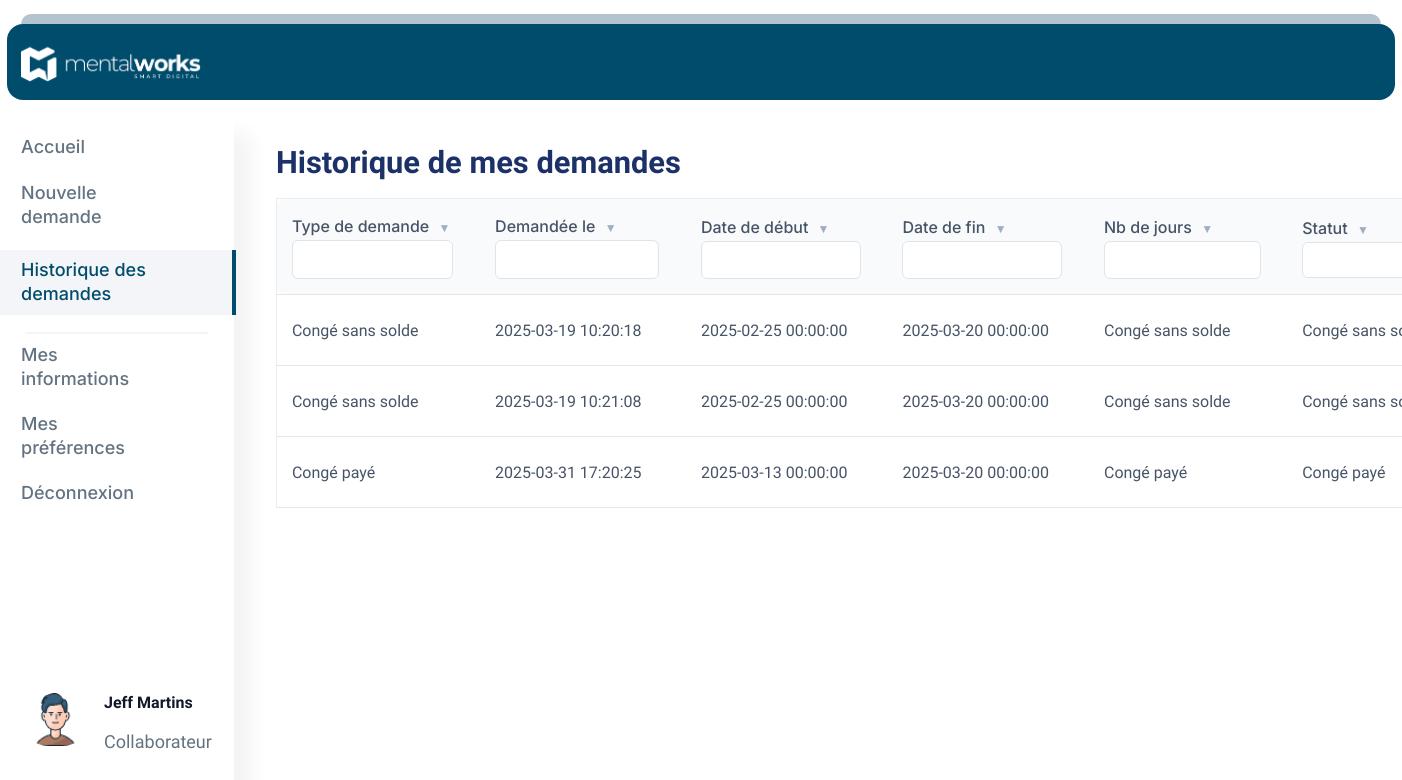
Page /historique.php (signed in) on the earlier database version.
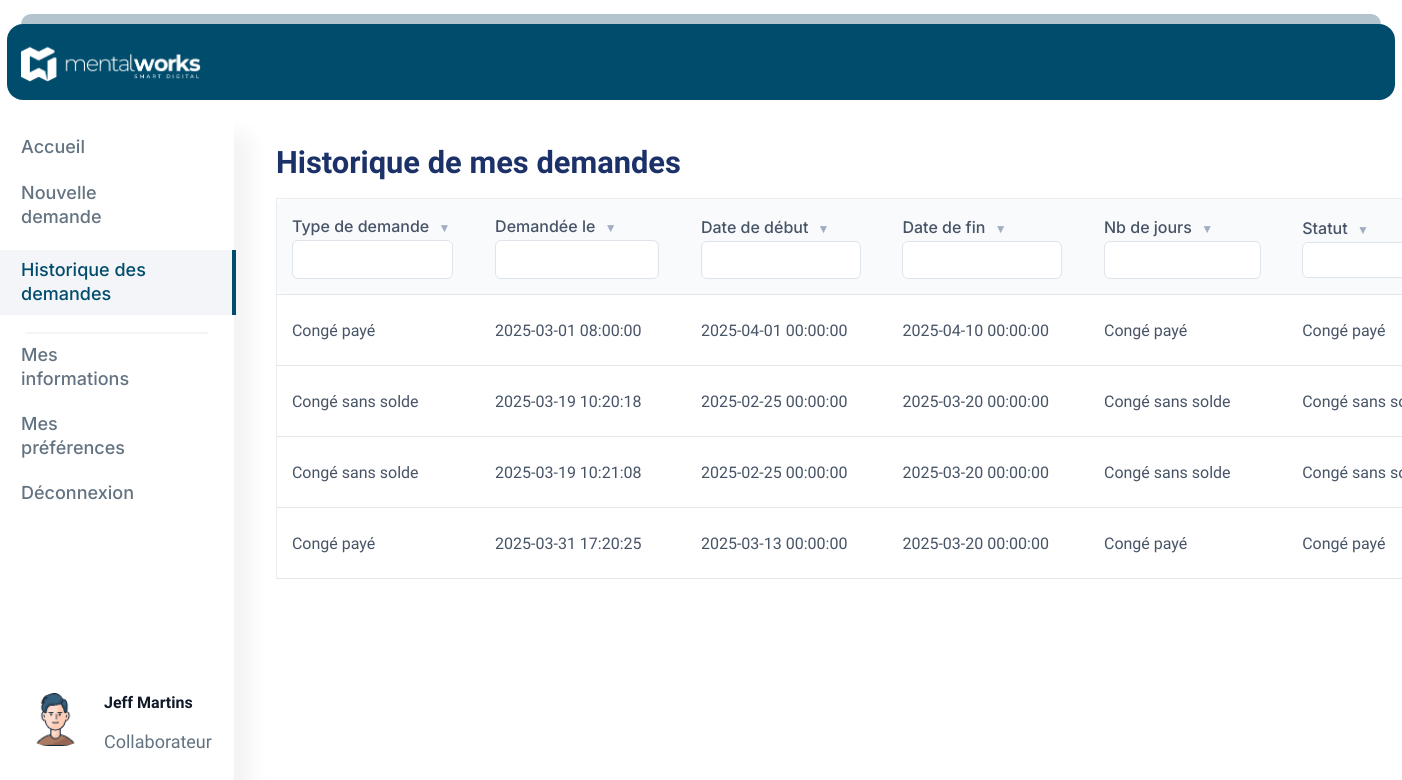
Same page on the later database version.
### tables this page shows
CREATE TABLE `request` (
  `id` int(11) NOT NULL,
  `request_type_id` int(11) NOT NULL,
  `collaborator_id` int(11) NOT NULL,
  `department_id` int(11) DEFAULT NULL,
  `created_at` datetime NOT NULL,
  `start_at` datetime NOT NULL,
  `end_at` datetime NOT NULL,
  `receipt_file` varchar(255) DEFAULT NULL,
  `comment` text DEFAULT NULL,
  `answer_comment` text DEFAULT NULL,
  `answer` tinyint(1) NOT NULL,
  `answer_at` datetime DEFAULT NULL
);

CREATE TABLE `request_type` (
  `id` int(11) NOT NULL,
  `name` varchar(255) NOT NULL
);

### historique.php (the view, shortened to what this page needs)
<?php
$order = 'asc';
$order = $_GET['order'] ?? $order ;
$demandes=[] ;
$user_id = $_SESSION['user_id'];
try {
    $pdo = new PDO('mysql:host=localhost;dbname=congefacile', 'root', '');
    $pdo->setAttribute(PDO::ATTR_ERRMODE, PDO::ERRMODE_EXCEPTION);
    $query = "SELECT
                request.request_type_id,
                request_type.name AS type_demande,
                request.created_at AS date_demande,
                request.start_at AS date_debut,
                request.end_at AS date_fin
              FROM request
              JOIN request_type ON request.request_type_id = request_type.id
              WHERE request.collaborator_id = :user_id";
    $stmt = $pdo->prepare($query);
    $stmt->bindParam(':user_id', $user_id, PDO::PARAM_INT);
    $stmt->execute();
    $demandes = $stmt->fetchAll(PDO::FETCH_ASSOC);
    $searchType = $_GET['searchType'] ?? '';
    $sortBy = $_GET['sortBy'] ?? 'date_demande';
    $order = $_GET['order'] ?? 'asc';
    $sortBy = $_GET['sortBy'] ?? 'date_demande';
    $searchNb = $_GET['searchNb'] ?? '';
    if (!empty($demandes) && isset($demandes[0][$sortBy])) {
        usort($demandes, function ($a, $b) use ($sortBy, $order) {
            return ($order === 'asc') ? $a[$sortBy] <=> $b[$sortBy] : $b[$sortBy] <=> $a[$sortBy];
        });
    }
} catch (PDOException $e) {
    echo "Erreur : " . $e->getMessage();
}
$nextOrder = ($order === 'asc') ? 'desc' : 'asc';
?>
<!DOCTYPE html>
<html lang="fr">
  <head>
    <link rel="stylesheet" href="style.css?v=2" />
    <link
      href="https://unpkg.com/boxicons@2.1.2/css/boxicons.min.css"
      rel="stylesheet"
    />
  </head>
<body>
<?php include 'include/top.php'; ?>
<div class="middle">
    <?php include 'include/left.php'; ?>
    <div class="right historique">
        <h1>Historique de mes demandes</h1>
      <div class="container">
        <table class="table1">
            <thead>
                <tr class='grey_Poste'>
                    <th class='searchHistorique'>
                        <a href="?sortBy=type&order=<?= $nextOrder ?>&searchType=<?= htmlspecialchars($searchType) ?>&searchNb=<?= htmlspecialchars($searchNb) ?>">
                            Type de demande
                            <span class="sort-arrow"><?= $sortBy === 'type' ? ($order === 'asc' ? '▲' : '▼') : '▼' ?></span>
                        </a>
                            <input class='searchListe' type="text" name="searchType" value="<?= htmlspecialchars($searchType) ?>"  />
                    </th>
                    <th class='searchHistorique'>
                        <a href="?sortBy=type&order=<?= $nextOrder ?>&searchType=<?= htmlspecialchars($searchType) ?>&searchNb=<?= htmlspecialchars($searchNb) ?>">
                            Demandée le
                            <span class="sort-arrow"><?= $sortBy === 'type' ? ($order === 'asc' ? '▲' : '▼') : '▼' ?></span>
                        </a>
                            <input class='searchListe' type="text" name="searchType" value="<?= htmlspecialchars($searchType) ?>"  />
                    </th>
                    <th class='searchHistorique'>
                        <a href="?sortBy=type&order=<?= $nextOrder ?>&searchType=<?= htmlspecialchars($searchType) ?>&searchNb=<?= htmlspecialchars($searchNb) ?>">
                            Date de début
                            <span class="sort-arrow"><?= $sortBy === 'type' ? ($order === 'asc' ? '▲' : '▼') : '▼' ?></span>
                        </a>
                            <input class='searchListe' type="text" name="searchType" value="<?= htmlspecialchars($searchType) ?>"/>
                    </th>
                    <th class='searchHistorique'>
                        <a href="?sortBy=type&order=<?= $nextOrder ?>&searchType=<?= htmlspecialchars($searchType) ?>&searchNb=<?= htmlspecialchars($searchNb) ?>">
                            Date de fin
                            <span class="sort-arrow"><?= $sortBy === 'type' ? ($order === 'asc' ? '▲' : '▼') : '▼' ?></span>
                        </a>
                            <input class='searchListe' type="text" name="searchType" value="<?= htmlspecialchars($searchType) ?>" />
                    </th>
                    <th class='searchHistorique'>
                        <a href="?sortBy=type&order=<?= $nextOrder ?>&searchType=<?= htmlspecialchars($searchType) ?>&searchNb=<?= htmlspecialchars($searchNb) ?>">
                            Nb de jours
                            <span class="sort-arrow"><?= $sortBy === 'type' ? ($order === 'asc' ? '▲' : '▼') : '▼' ?></span>
                        </a>
                            <input class='searchListe' type="text" name="searchType" value="<?= htmlspecialchars($searchType) ?>" />
                    </th>
                    <th class='searchHistorique'>
                        <a href="?sortBy=nb&order=<?= $nextOrder ?>&searchType=<?= htmlspecialchars($searchType) ?>&searchNb=<?= htmlspecialchars($searchNb) ?>">
                            Statut
                            <span class="sort-arrow"><?= $sortBy === 'nb' ? ($order === 'asc' ? '▲' : '▼') : '▼' ?></span>
                        </a>
                        <input class='searchListe'type="number" name="searchNb" value="<?= htmlspecialchars($searchNb) ?>" />
                    </th>
                </tr>
            </thead>
            <tbody>
                <div class='tab_Poste'>
                    <?php if (count($demandes) > 0) : ?>
                        <?php foreach ($demandes as $demande) : ?>
                            <tr>
                                <td><?= htmlspecialchars($demande['type_demande']) ?></td>
                                <td><?= htmlspecialchars($demande['date_demande']) ?></td>
                                <td><?= htmlspecialchars($demande['date_debut']) ?></td>
                                <td><?= htmlspecialchars($demande['date_fin']) ?></td>
                                <td><?= htmlspecialchars($demande['type_demande']) ?></td>
                                <td><?= htmlspecialchars($demande['type_demande']) ?></td>
                            </tr>
                            <?php endforeach; ?>
                            <?php else : ?>
                                <tr>
                                    <td colspan="3" class="empty-row">Aucune demande trouvé</td>
                                </tr>
                    <?php endif; ?>
                </div>
            </tbody>
        </table>
      </div>
    </div>
</body>
</html>

### include/top.php (shortened to what this page needs)
<!DOCTYPE html>
<html lang="fr">
  <head>
    <link rel="stylesheet" href="style.css?v=2" />
    <link
      href="https://unpkg.com/boxicons@2.1.2/css/boxicons.min.css"
      rel="stylesheet"
    />
  </head>
</html>
<body>
  <div class="borderTop"></div>
  <div class="top">
    <img src="img/mentalworks.png" alt="" />
  </div>
</body>

### include/left.php (shortened to what this page needs)
<!DOCTYPE html>
<html lang="fr">
  <head>
    <link rel="stylesheet" href="style.css?v=2" />
    <link
      href="https://unpkg.com/boxicons@2.1.2/css/boxicons.min.css"
      rel="stylesheet"
    />
  </head>
</html>
<?php
$user_role = $_SESSION['user_role'] ?? '1';
?>
<body>
  <?php if ($user_role == '1'): ?>
    <div class="left">
      <a href="accueil.php">Accueil</a>
      <a href="nouvelle.php">Nouvelle demande</a>
      <a href="historique.php">Historique des demandes</a>
      <div class="rod"></div>
      <a href="infosC.php">Mes informations</a>
      <a href="preferences.php">Mes préférences</a>
      <a href="deconnexion.php">Déconnexion</a>
      <div class="skin">
        <div class="headSkin">
          <img src="img/téléchargement.png" alt="skin">
        </div>
        <div class="infoSkin">
          <strong class="nameSkin">Jeff Martins</strong>
          <p class="typeSkin">Collaborateur</p>
        </div>
      </div>
    </div>
  <?php endif; ?>
</body>

### style.css (style rules this page uses)
body { margin: 0; font-family: "Epilogue", sans-serif; }
a { font-size: 16px; font-weight: 500; color: #637381; line-height: 24px; text-decoration: none; font-family: "inter", sans-serif; }
h1 { font-size: 30.85px; font-weight: 600; color: #1b3168; line-height: 28.5px; font-family: "Epilogue", sans-serif; }
p { font-size: 16px; font-weight: 400; line-height: 24.5px; color: #637381; font-family: "Epilogue", sans-serif; }
input { background-color: white; border-radius: 6px; border: #dfe4ea solid 1px; width: 100%; padding: 12px 16px 12px 20px; font-family: "inter", sans-serif; outline: none; max-width: 350px; }
input::placeholder { font-size: 16px; font-weight: 400; font-family: "inter", sans-serif; }
.borderTop { background-color: #b4c4cf; height: 10px; width: 97%; border-top-left-radius: 32px; border-top-right-radius: 32px; margin: 0 auto; margin-top: 1%; }
.top { background-color: #004c6c; width: 97%; margin: 0 auto; padding: 1%; border-radius: 16px; }
.top img { width: 180px; }
.right { display: flex; flex-direction: column; flex: 2; max-width: 800px; margin-left: 3%; margin-top: 1%; }
.middle { display: flex; align-items: flex-start; justify-content: flex-start; width: 100%; margin-top: 1%; }
.middle p { font-size: 18px; }
.active { background-color: #5c73a012; border-right: #004c6c solid 4px; color: #004c6c; padding: 3.8%; text-align: left; width: 30%; padding-left: 9%; padding-right: 28%; }
.left { width: 21%; height: 1000px; box-shadow: 16px 20px 20px rgba(0, 0, 0, 0.05); }
.left a { font-weight: 500; font-size: 18px; display: flex; margin: 9% 0% 0% 0%; flex: 1; width: 62%; padding-left: 9%; padding-right: 28%; }
.rod { border: #5c73a012 1px solid; width: 78%; margin: 7% auto -5% auto; border-radius: 16px; }
.right input { width: 350px; }
.searchHistorique { width: 17%; }
.right.historique { max-width: 95%; }
.searchHistorique input { width: 80%; padding: 6%; }
.searchListe { padding: 3%; }
th, td { border-bottom: 1px solid #e5e7eb; padding: 15px; text-align: left; border-bottom: 1px solid #e5e7eb; text-align: left; }
thead th a { text-decoration: none; color: #475467; }
th:first-child, td:first-child { border-top-left-radius: 10px; border-bottom-left-radius: 10px; }
.sort-arrow { margin-left: 5px; font-size: 12px; color: #a0aec0; }
.grey_Poste { background-color: #f9fafb; }
table { width: 100%; border-collapse: collapse; background-color: #ffffff; border-radius: 12px; border: 1px solid #eaecf0; color: #475467; border-radius: 12px; }
.table1 { width: 1356px; }
th, td { border-bottom: 1px solid #e5e7eb; padding: 15px; text-align: left; border-bottom: 1px solid #e5e7eb; }
.skin { display: flex; padding: 22px; margin-top: 123%; margin: 71% auto 0% auto; gap: 15px; }
.headSkin img { border-radius: 40px; width: 67px; }
.skin strong { color: #111928; }
.skin p { color: #637381; }

Differences in the rows shown:
added request: request_type.name "Congé payé", created_at "2025-03-01 08:00:00", start_at "2025-04-01 00:00:00", end_at "2025-04-10 00:00:00"
